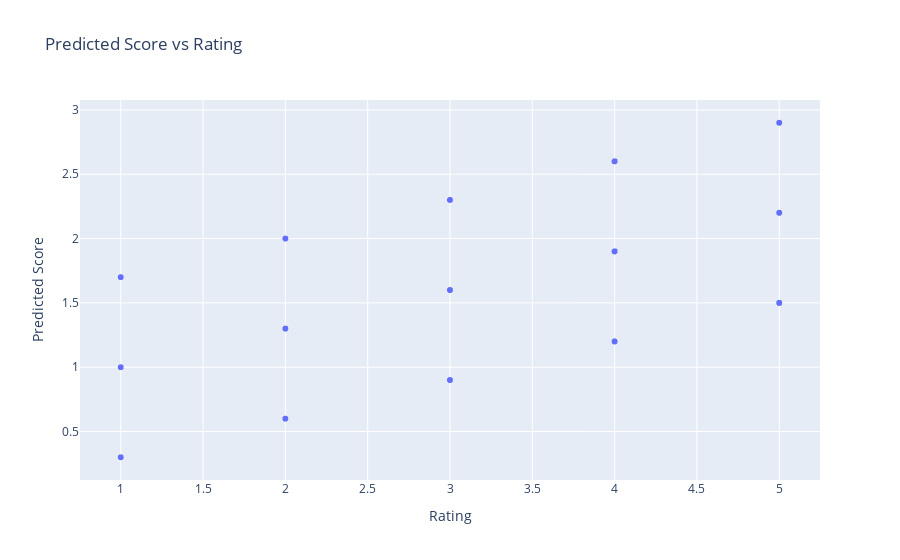
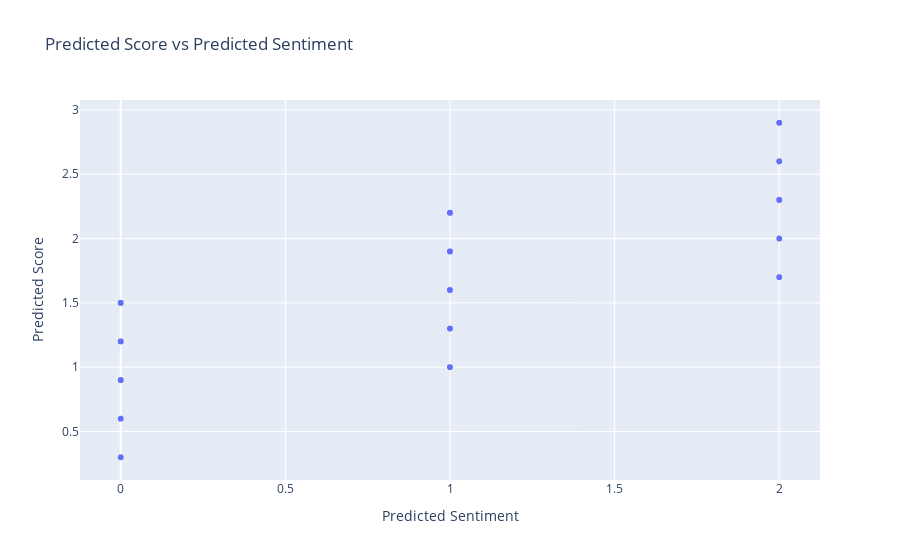
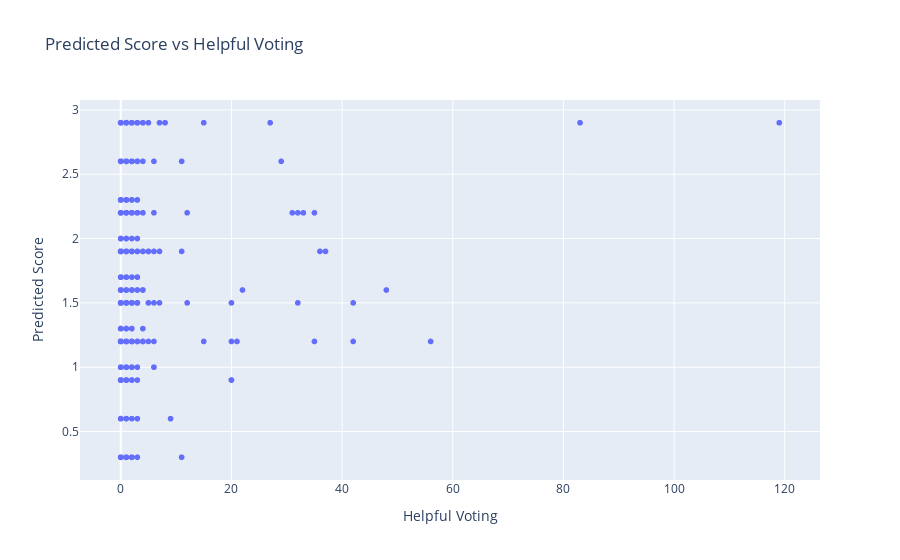

Notebook cell for these charts, in order:
### Code cell
# Plot predicted scores against rating
fig1 = px.scatter(
    review_sentiment_df, 
    x='rating', 
    y='predicted_score', 
    title="Predicted Score vs Rating", 
    labels={'rating': 'Rating', 'predicted_score': 'Predicted Score'}
)
fig1.show()

# Plot predicted scores against predicted_sentiment
fig2 = px.scatter(
    review_sentiment_df, 
    x='predicted_sentiment', 
    y='predicted_score', 
    title="Predicted Score vs Predicted Sentiment", 
    labels={'predicted_sentiment': 'Predicted Sentiment', 'predicted_score': 'Predicted Score'}
)
fig2.show()

# Plot predicted scores against helpful_voting
fig3 = px.scatter(
    review_sentiment_df, 
    x='helpful_voting', 
    y='predicted_score', 
    title="Predicted Score vs Helpful Voting", 
    labels={'helpful_voting': 'Helpful Voting', 'predicted_score': 'Predicted Score'}
)
fig3.show()

### Figure 1 — Plotly figure (JSON) as saved in the notebook; plotly's stock layout.template omitted (floating-point values rounded to 4 significant figures; data arrays with more than 128 entries replaced by an {"elided": "..."} marker saying what was removed)
{"data": [{"hovertemplate": "Rating=%{x}<br>Predicted Score=%{y}<extra></extra>", "legendgroup": "", "marker": {"color": "#636efa", "symbol": "circle"}, "mode": "markers", "name": "", "showlegend": false, "type": "scattergl", "x": {"elided": "1783 int values"}, "xaxis": "x", "y": {"elided": "1783 float values"}, "yaxis": "y"}], "layout": {"legend": {"tracegroupgap": 0}, "title": {"text": "Predicted Score vs Rating"}, "xaxis": {"anchor": "y", "domain": [0, 1], "title": {"text": "Rating"}}, "yaxis": {"anchor": "x", "domain": [0, 1], "title": {"text": "Predicted Score"}}}}

### Figure 2 — Plotly figure (JSON) as saved in the notebook; plotly's stock layout.template omitted (floating-point values rounded to 4 significant figures; data arrays with more than 128 entries replaced by an {"elided": "..."} marker saying what was removed)
{"data": [{"hovertemplate": "Predicted Sentiment=%{x}<br>Predicted Score=%{y}<extra></extra>", "legendgroup": "", "marker": {"color": "#636efa", "symbol": "circle"}, "mode": "markers", "name": "", "showlegend": false, "type": "scattergl", "x": {"elided": "1783 int values"}, "xaxis": "x", "y": {"elided": "1783 float values"}, "yaxis": "y"}], "layout": {"legend": {"tracegroupgap": 0}, "title": {"text": "Predicted Score vs Predicted Sentiment"}, "xaxis": {"anchor": "y", "domain": [0, 1], "title": {"text": "Predicted Sentiment"}}, "yaxis": {"anchor": "x", "domain": [0, 1], "title": {"text": "Predicted Score"}}}}

### Figure 3 — Plotly figure (JSON) as saved in the notebook; plotly's stock layout.template omitted (floating-point values rounded to 4 significant figures; data arrays with more than 128 entries replaced by an {"elided": "..."} marker saying what was removed)
{"data": [{"hovertemplate": "Helpful Voting=%{x}<br>Predicted Score=%{y}<extra></extra>", "legendgroup": "", "marker": {"color": "#636efa", "symbol": "circle"}, "mode": "markers", "name": "", "showlegend": false, "type": "scattergl", "x": {"elided": "1783 int values"}, "xaxis": "x", "y": {"elided": "1783 float values"}, "yaxis": "y"}], "layout": {"legend": {"tracegroupgap": 0}, "title": {"text": "Predicted Score vs Helpful Voting"}, "xaxis": {"anchor": "y", "domain": [0, 1], "title": {"text": "Helpful Voting"}}, "yaxis": {"anchor": "x", "domain": [0, 1], "title": {"text": "Predicted Score"}}}}
